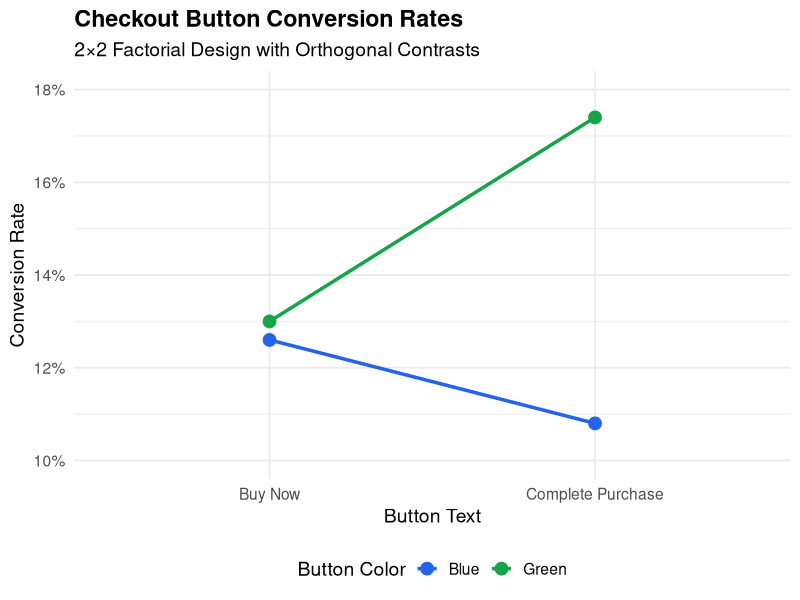

Source code (R):
## ---- chunk 1
#| message: false
#| warning: false
library(tidyverse)

set.seed(42)

# Simulate conversion data: 1000 users per group
n_per_group <- 1000

# Control: "Buy Now" blue button (baseline 12% conversion)
# Treatment: "Complete Purchase" green button (14% conversion)
control <- rbinom(n_per_group, 1, 0.12)
treatment <- rbinom(n_per_group, 1, 0.14)

# Traditional t-test
t.test(treatment, control)
## ---- chunk 2
set.seed(123)

n_per_condition <- 500

# Define true effects (in probability scale)
base_rate <- 0.12
text_effect <- 0.02 # "Complete Purchase" adds 2 percentage points
color_effect <- 0.015 # Green adds 1.5 percentage points
interaction_effect <- 0.01 # Extra boost when both changes are present

# Generate data for each condition
data <- tibble(
  condition = rep(c("A", "B", "C", "D"), each = n_per_condition),
  text = rep(
    c("Buy Now", "Buy Now", "Complete Purchase", "Complete Purchase"),
    each = n_per_condition
  ),
  color = rep(c("Blue", "Green", "Blue", "Green"), each = n_per_condition)
) |>
  mutate(
    # Calculate true conversion probability for each condition
    true_prob = case_when(
      condition == "A" ~ base_rate,
      condition == "B" ~ base_rate + color_effect,
      condition == "C" ~ base_rate + text_effect,
      condition == "D" ~ base_rate +
        text_effect +
        color_effect +
        interaction_effect
    ),
    converted = rbinom(n(), 1, true_prob)
  )

# View the observed conversion rates
data |>
  group_by(condition, text, color) |>
  summarise(
    n = n(),
    conversions = sum(converted),
    rate = mean(converted),
    .groups = "drop"
  ) |>
  knitr::kable(digits = 3, caption = "Observed Conversion Rates by Condition")
## ---- chunk 3
# Set up factors with proper coding
data <- data |>
  mutate(
    text_code = ifelse(text == "Complete Purchase", 1, -1),
    color_code = ifelse(color == "Green", 1, -1),
    interaction_code = text_code * color_code
  )

# Fit the model
model <- lm(converted ~ text_code + color_code + interaction_code, data = data)

summary(model)
## ---- chunk 4
# Extract coefficients and compute confidence intervals
coef_summary <- broom::tidy(model, conf.int = TRUE) |>
  filter(term != "(Intercept)") |>
  mutate(
    term = case_when(
      term == "text_code" ~ "Text Effect",
      term == "color_code" ~ "Color Effect",
      term == "interaction_code" ~ "Interaction"
    ),
    # Convert to percentage points (estimates are on 0-1 scale,
    # and coded -1/+1 so multiply by 2 for full effect)
    effect_pct = estimate * 2 * 100,
    ci_low_pct = conf.low * 2 * 100,
    ci_high_pct = conf.high * 2 * 100
  ) |>
  select(
    Contrast = term,
    `Effect (pct pts)` = effect_pct,
    `95% CI Low` = ci_low_pct,
    `95% CI High` = ci_high_pct,
    `p-value` = p.value
  )

knitr::kable(coef_summary, digits = 3, caption = "Orthogonal Contrast Results")
## ---- chunk 5
#| fig-width: 8
#| fig-height: 5
# Interaction plot
data |>
  group_by(text, color) |>
  summarise(rate = mean(converted), .groups = "drop") |>
  ggplot(aes(x = text, y = rate, color = color, group = color)) +
  geom_point(size = 4) +
  geom_line(linewidth = 1.2) +
  scale_y_continuous(
    labels = scales::percent_format(),
    limits = c(0.10, 0.18)
  ) +
  scale_color_manual(values = c("Blue" = "#2563eb", "Green" = "#16a34a")) +
  labs(
    title = "Checkout Button Conversion Rates",
    subtitle = "2×2 Factorial Design with Orthogonal Contrasts",
    x = "Button Text",
    y = "Conversion Rate",
    color = "Button Color"
  ) +
  theme_minimal(base_size = 14) +
  theme(
    plot.title = element_text(face = "bold"),
    legend.position = "bottom"
  )
## ---- chunk 6
#| cache: true
# Power simulation: compare traditional sequential tests vs orthogonal contrasts

simulate_experiment <- function(n_per_condition, true_text_effect = 0.02) {
  base_rate <- 0.12
  color_effect <- 0.015
  interaction_effect <- 0.005

  data <- tibble(
    condition = rep(c("A", "B", "C", "D"), each = n_per_condition),
    text = rep(
      c("Buy Now", "Buy Now", "Complete Purchase", "Complete Purchase"),
      each = n_per_condition
    ),
    color = rep(c("Blue", "Green", "Blue", "Green"), each = n_per_condition)
  ) |>
    mutate(
      true_prob = case_when(
        condition == "A" ~ base_rate,
        condition == "B" ~ base_rate + color_effect,
        condition == "C" ~ base_rate + true_text_effect,
        condition == "D" ~ base_rate +
          true_text_effect +
          color_effect +
          interaction_effect
      ),
      converted = rbinom(n(), 1, true_prob),
      text_code = ifelse(text == "Complete Purchase", 1, -1),
      color_code = ifelse(color == "Green", 1, -1)
    )

  # Orthogonal contrast approach
  model <- lm(
    converted ~ text_code + color_code + text_code:color_code,
    data = data
  )
  orthogonal_p <- summary(model)$coefficients["text_code", "Pr(>|t|)"]

  # Traditional approach: just compare A vs C (same color, different text)
  traditional_p <- t.test(
    data$converted[data$condition == "C"],
    data$converted[data$condition == "A"]
  )$p.value

  c(orthogonal = orthogonal_p < 0.05, traditional = traditional_p < 0.05)
}

# Run simulation
set.seed(456)
n_sims <- 1000
results <- replicate(n_sims, simulate_experiment(n_per_condition = 300))

power_comparison <- tibble(
  Method = c("Orthogonal Contrasts", "Traditional A/B Test"),
  Power = c(mean(results["orthogonal", ]), mean(results["traditional", ])),
  `Sample Size` = c("300 × 4 = 1200 total", "300 × 2 = 600 total")
)

knitr::kable(
  power_comparison,
  digits = 3,
  caption = "Statistical Power Comparison (detecting 2 pct pt text effect)"
)
## ---- chunk 7
# Quick reference: setting up contrasts in R
# For a 2x2 design, you can use contr.sum for automatic effect coding

data_factored <- data |>
  mutate(
    text_factor = factor(text),
    color_factor = factor(color)
  )

# Set contrasts to sum-to-zero (effect coding)
contrasts(data_factored$text_factor) <- contr.sum(2)
contrasts(data_factored$color_factor) <- contr.sum(2)

# This model is equivalent to our manual coding
model_auto <- lm(converted ~ text_factor * color_factor, data = data_factored)
summary(model_auto)
